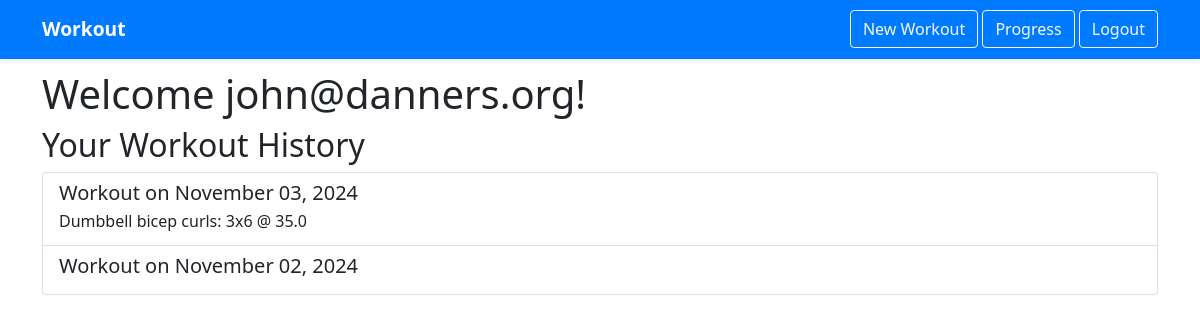
The page /home (signed in) on the database as committed earlier.
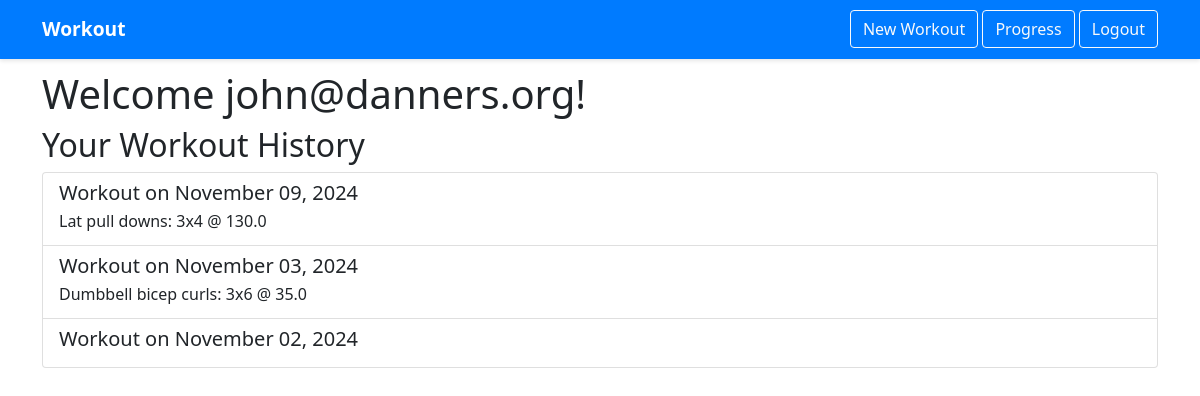
The same page on the database as committed later.
### my_new_app/models.py (models this page shows, shortened)
class User(db.Model, UserMixin):
    id = db.Column(db.Integer, primary_key=True)
    username = db.Column(db.String(20), unique=True, nullable=False)
    email = db.Column(db.String(120), unique=True, nullable=False)
    password_hash = db.Column(db.String(128))
    workouts = db.relationship('Workout', backref='user', lazy=True)

class Workout(db.Model):
    id = db.Column(db.Integer, primary_key=True)
    date = db.Column(db.DateTime, nullable=False, default=datetime.utcnow)
    user_id = db.Column(db.Integer, db.ForeignKey('user.id'), nullable=False)
    exercises = db.relationship('Exercise', backref='workout', lazy=True)

class Exercise(db.Model):
    id = db.Column(db.Integer, primary_key=True)
    workout_id = db.Column(db.Integer, db.ForeignKey('workout.id'), nullable=False)
    exercise_type = db.Column(db.String(100), nullable=False)
    sets = db.Column(db.Integer, nullable=False)
    reps = db.Column(db.Integer, nullable=False)
    weight = db.Column(db.Float, nullable=False)

### my_new_app/routes.py (the view)
@app.route("/")
@app.route("/home")
def home():
    current_app.logger.info('Home route accessed')
    return render_template("home.html")

### my_new_app/models.py (called while the page is built)
@login_manager.user_loader
def load_user(user_id):
    return User.query.get(int(user_id))

### my_new_app/templates/home.html
{% extends "base.html" %}
{% block content %}
    {% if current_user.is_authenticated %}
        <div class="content-section">
            <h1>Welcome {{ current_user.username }}!</h1>
            {% if current_user.workouts %}
                <h2>Your Workout History</h2>
                <div class="list-group">
                    {% for workout in current_user.workouts|sort(attribute='date', reverse=true) %}
                        <a href="{{ url_for('workout', workout_id=workout.id) }}"
                           class="list-group-item list-group-item-action">
                            <div class="d-flex w-100 justify-content-between">
                                <h5 class="mb-1">Workout on {{ workout.date.strftime('%B %d, %Y') }}</h5>
                            </div>
                            <p class="mb-1">
                                {% for exercise in workout.exercises %}
                                    {{ exercise.exercise_type }}: {{ exercise.sets }}x{{ exercise.reps }} @ {{ exercise.weight }}
                                {% endfor %}
                            </p>
                        </a>
                    {% endfor %}
                </div>
            {% else %}
                <p>No workouts yet. Click "New Workout" to get started!</p>
            {% endif %}
        </div>
    {% endif %}
{% endblock content %}

### my_new_app/templates/base.html (shortened to what this page needs)
<!DOCTYPE html>
<html lang="en">
<head>
    <link href="https://cdn.jsdelivr.net/npm/bootstrap@5.1.3/dist/css/bootstrap.min.css" rel="stylesheet">
</head>
<body>
    <nav class="navbar navbar-dark">
        <div class="container">
            <a class="navbar-brand" href="{{ url_for('home') }}">Workout</a>
            <div>
                {% if current_user.is_authenticated %}
                    <a class="btn btn-outline-light" href="{{ url_for('new_workout') }}">New Workout</a>
                    <a class="btn btn-outline-light" href="{{ url_for('exercise_progress') }}">Progress</a>
                    <a class="btn btn-outline-light" href="{{ url_for('logout') }}">Logout</a>
                {% else %}
                    <a class="btn btn-outline-light" href="{{ url_for('login') }}">Login</a>
                    <a class="btn btn-outline-light" href="{{ url_for('register') }}">Register</a>
                {% endif %}
            </div>
        </div>
    </nav>
    <main class="container main-content">
        {% block content %}{% endblock %}
    </main>
</body>
</html>

### my_new_app/templates/base.html (style rules this page uses)
.navbar { background-color: #007bff; position: fixed; top: 0; width: 100%; z-index: 1000; padding: 10px; box-shadow: 0 2px 4px rgba(0,0,0,0.1); }
.main-content { margin-top: 70px; }
.navbar-brand { color: white; font-weight: bold; font-size: 1.2rem; }

Rows that differ between the two databases and show on the page:
added Workout: date "November 09, 2024"
added Exercise: exercise_type "Lat pull downs", sets "3", reps "4", weight "130.0", shown under "November 09, 2024"
